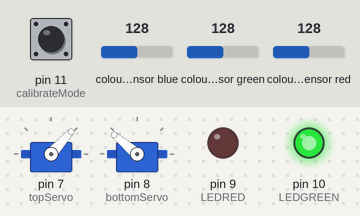
Bench run of a sketch on a simulated Arduino Nano, built with avr-gcc and run on an emulated ATmega328P. Shown: 2 × servo, output pins drawn as LEDs (lit = HIGH). Wiring (inferred from the names in the program): TCS3200 colour sensor: output pin 2; S2 pin 4; S3 pin 3; S0 pin 6; S1 pin 5. Inputs (shaded band) come from the test bench; at power-on: pin 11 (calibrateMode) LOW, colour sensor blue 128, colour sensor green 128, colour sensor red 128. EEPROM starts erased; pins used as bus, display or sensor lines are not drawn.

Above: at 1.2 s.
1.3 s: pin 11 (calibrateMode) pulled HIGH for 0.15 s
At 1.9 s:
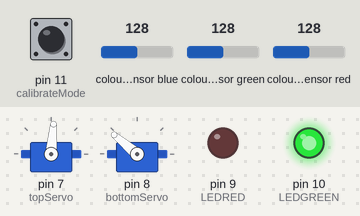
At 33.7 s:
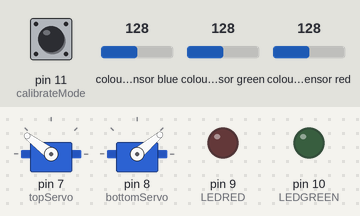
Timing chart, 0 to 34.0 s (numbered marks = the images above; inputs shaded):
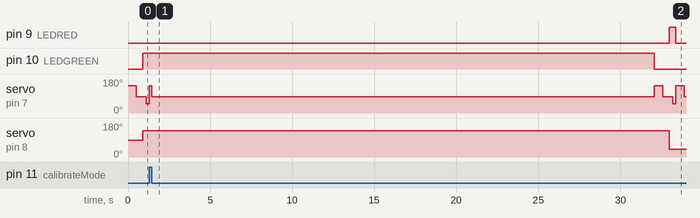

Measured:
- after the input at 1.3 s, pin 9 (LEDRED): LOW → HIGH after 31.7 s, → LOW 0.40 s later; servo on pin 8 (bottomServo): 140° → 40° after 31.7 s

The sketch:

MnM_Sorter.ino
```cpp
/*	Arduino MnM culling machine.
*
*	by William Taylor https://github.com/WMTaylor3/MnM-Sorter
*	inspired by similar project by Dejan Nedelkovski, www.HowToMechatronics.com
*
*/

//Additional Libraries
#include <Servo.h>	//Required for interface to top and bottom servos.
#include <EEPROM.h>	//Required for storing RGB values to the Arduinos non-volatile memory.

//Definitions and variables relating to the color sensing aspect of the project.
#define colorSensorContolS0 6
#define colorSensorContolS1 5
#define colorSensorContolS2 4
#define colorSensorContolS3 3
#define colorSensorOutput 2
#define calibrateMode 11
#define colorOffSet 10		//Amount to +/- the RGB values by to allow for a margin of error in scanning.
//NOTE TO SELF - Refactor functions to use these as local variables.
int redMinimum;
int redMaximum;
int greenMinimum;
int greenMaximum;
int blueMinimum;
int blueMaximum;

//Definitions relating to the LEDs on top of the device.
#define LEDRED 9
#define LEDGREEN 10

//Definitions and variables relating to the servo control aspect of the project.
#define posDrop 48
#define posScan 85
#define posRecieve 143
#define posReject 40
#define posAccept 140
Servo topServo;
Servo bottomServo;


/*
*	Setup function of the program. Runs once when the device is booted.
*	No inputs or outputs.
*/
void setup()
{
	//Set pinModes for the above definitions.
	pinMode(colorSensorContolS0, OUTPUT);
	pinMode(colorSensorContolS1, OUTPUT);
	pinMode(colorSensorContolS2, OUTPUT);
	pinMode(colorSensorContolS3, OUTPUT);
	pinMode(colorSensorOutput, INPUT);
	pinMode(LEDGREEN, OUTPUT);
	pinMode(LEDRED, OUTPUT);
	pinMode(calibrateMode, INPUT);

	//Configure color sensors frequency scaling to 20%
	digitalWrite(colorSensorContolS0, HIGH);
	digitalWrite(colorSensorContolS1, LOW);

	//Attach top and bottom servos to their pins on the Arduino.
	topServo.attach(7);
	bottomServo.attach(8);

	//Begin serial communication to computer (used for testing only)
	Serial.begin(9600);

	//Read the stored values from the non-volatile memory on the Arduino.
	ReadValuesFromEEPROM();
}

/*
*	Main function of the program. Runs as a loop until device is powered down.
*	No inputs or outputs.
*/
void loop()
{
	//Determine if 'Calibrate' button is being pressed, if so, call the calibrate function.
	if (digitalRead(calibrateMode) == HIGH)
	{
		calibrate();
	}//End if

	 //Set both LEDs to off state.
	digitalWrite(LEDRED, LOW);
	digitalWrite(LEDGREEN, LOW);

	//Set the top servos position to be ready to receive an MnM from the charger.
	topServo.write(posRecieve);
	delay(500);

	//Move the newly recieved MnM to the scanning position underneath the color sensor.
	topServo.write(posScan);

	//Call function to determine whether the MnM is to be accepted or rejected.
	multipleColorDetermination();

	switch (multipleColorDetermination())
	{
		//If the MnM is valid, flash the green LED, move the bottom servo to align with the acceptance pile.
	case true:
		digitalWrite(LEDGREEN, HIGH);
		bottomServo.write(posAccept);
		delay(200);
		break;
		//If the MnM is invalid, flash the red LED, move the bottom servo to align with the rejection pile.
	case false:
		digitalWrite(LEDRED, HIGH);
		bottomServo.write(posReject);
		delay(200);
		break;
	}//End switch

	 //Move the top servo to align with the fallthrough point.
	topServo.write(posDrop);
	delay(200);
}

/*
*	Function for determining the final validity of the MnM.
*	Takes no input parameters.
*	Returns a boolean value representing whether the MnM is to be accepted (true) or rejected (false).
*	Operates by conducting five seperate scans of the MnM, if all result to false, return false. If all result to true, returns true.
*/
bool multipleColorDetermination()
{
	//Variable declaration.
	bool check[5];	// Stores the values of the five checks.

					//Loop until all 5 checks coalesce on a single value.
	while (true)
	{
		//Conduct five checks, 10 milliseconds apart.
		for (int i = 0; i < 5; i++)
		{
			check[i] = singleColorDetermination();
			delay(10);
		}//End for loop

		 //If all checks are true, return true. If all checks are false, return false. Otherwise, repeat loop.
		if (check[0] && check[1] && check[2] && check[3] && check[4])
		{
			return true;
		}//End if
		else if (!check[0] && !check[1] && !check[2] && !check[3] && !check[4])
		{
			return false;
		}//End if
	}//End while loop
}

/*
*	Function for determining the single validity of the MnM.
*	Takes no input parameters.
*	Returns a boolean value representing whether the MnM is to be accepted (true) or rejected (false).
*	Operates by conducting a single scan of the MnM. Is called five times from the multipleColorDetermination function.
*/
bool singleColorDetermination()
{
	//Variables declaration.
	int Red = 0;	//Stores the red value from the photodiode.
	int Green = 0;	//Stores the green value from the photodiode.
	int Blue = 0;	//Stores the blue value from the photodiode.

					//Configure the color sensor to read from the red photodiodes.
	digitalWrite(colorSensorContolS2, LOW);
	digitalWrite(colorSensorContolS3, LOW);
	//Read the red value.
	Red = pulseIn(colorSensorOutput, LOW);
	delay(10);

	//Configure the color sensor to read from the green photodiodes.
	digitalWrite(colorSensorContolS2, HIGH);
	digitalWrite(colorSensorContolS3, HIGH);
	//Read the green value.
	Green = pulseIn(colorSensorOutput, LOW);
	delay(10);

	//Configure the color sensor to read from the blue photodiodes.
	digitalWrite(colorSensorContolS2, LOW);
	digitalWrite(colorSensorContolS3, HIGH);
	//Read the blue value.
	Blue = pulseIn(colorSensorOutput, LOW);
	delay(10);

	//If the color values of the MnM are within the permissable range, return true, otherwise return false.
	if (Red >= redMinimum & Red <= redMaximum & Green >= greenMinimum & Green <= greenMaximum & Blue >= blueMinimum & Blue <= blueMaximum)
	{
		return false;
	}
	else
	{
		return true;
	}
}

/*
*	Function for calibrating the scanner, teaching it which MnM to accept or reject.
*	Takes no input parameters.
*	Operates by scanning the MnM multiple times, with a slight delay between each scan. These values are stored for comparison against in other functions.
*/
void calibrate()
{
	//Variable decalaration.
	int scannedNumber = 0;	//Number scanned from the MnM.

							//Sets the values to the opposite maximums possible so they are overwritten immediatly.
	redMinimum = 254;
	redMaximum = 1;
	greenMinimum = 254;
	greenMaximum = 1;
	blueMinimum = 254;
	blueMaximum = 1;

	//While the calibrate button is being held, keep the top servo at the position to recieve an MnM from the charger.
	while (digitalRead(calibrateMode) == HIGH)
	{
		topServo.write(posRecieve);
	}//End while

	 //Once the calibrate button has been released, move the top servo to the scanning position.
	topServo.write(posScan);

	//Conduct 1010 scanns of the MnM, discount the first 10 as the scanner needs time to return to base line after the servo has moved the MnM underneath it.
	for (int i = 0; i < 1010; i++)
	{
		if (i >= 10)
		{
			//Read Red values, set photodiode accordingly and store value in scannedNumber.
			digitalWrite(colorSensorContolS2, LOW);
			digitalWrite(colorSensorContolS3, LOW);
			scannedNumber = pulseIn(colorSensorOutput, LOW);
			//If the number is lower than the minimum or greater than the maximum, replace the appropriate value with the newly scanned one.
			if (scannedNumber < redMinimum)
			{
				redMinimum = scannedNumber;
			}//End if
			if (scannedNumber > redMaximum)
			{
				redMaximum = scannedNumber;
			}//End if
			delay(10);

			//Read Green values, set photodiode accordingly and store value in scannedNumber.
			digitalWrite(colorSensorContolS2, HIGH);
			digitalWrite(colorSensorContolS3, HIGH);
			scannedNumber = pulseIn(colorSensorOutput, LOW);
			//If the number is lower than the minimum or greater than the maximum, replace the appropriate value with the newly scanned one.
			if (scannedNumber < greenMinimum)
			{
				greenMinimum = scannedNumber;
			}//End if
			if (scannedNumber > greenMaximum)
			{
				greenMaximum = scannedNumber;
			}//End if
			delay(10);

			//Read Blue values, set photodiode accordingly and store value in scannedNumber.
			digitalWrite(colorSensorContolS2, LOW);
			digitalWrite(colorSensorContolS3, HIGH);
			scannedNumber = pulseIn(colorSensorOutput, LOW);
			//If the number is lower than the minimum or greater than the maximum, replace the appropriate value with the newly scanned one.
			if (scannedNumber < blueMinimum)
			{
				blueMinimum = scannedNumber;
			}//End if
			if (scannedNumber > blueMaximum)
			{
				blueMaximum = scannedNumber;
			}//End if
			delay(10);
		}
		else
		{
			delay(30);
		}//End else
	}//End for loop.

	 //Give each value an additional five units of headroom to ensure MnMs are scanned without error.
	redMinimum -= colorOffSet;
	redMaximum += colorOffSet;
	greenMinimum -= colorOffSet;
	greenMaximum += colorOffSet;
	blueMinimum -= colorOffSet;
	blueMaximum += colorOffSet;

	//Store the newly read values to the Arduinos non-volatile memory.
	StoreValuesToEEPROM();
}

/*
*	Function for storing the color values to the Arduinos EEPROM where they will survive power cycles.
*	Takes no input parameters.
*/
void StoreValuesToEEPROM()
{
	EEPROM.write(10, redMinimum);
	EEPROM.write(20, redMaximum);
	EEPROM.write(30, greenMinimum);
	EEPROM.write(40, greenMaximum);
	EEPROM.write(50, blueMinimum);
	EEPROM.write(60, blueMaximum);
}

/*
*	Reads new values from EEPROM and into the global variables.
*	Takes no input parameters.
*	Is called once upon the device powering up.
*/
void ReadValuesFromEEPROM()
{
	redMinimum = EEPROM.read(10);
	redMaximum = EEPROM.read(20);
	greenMinimum = EEPROM.read(30);
	greenMaximum = EEPROM.read(40);
	blueMinimum = EEPROM.read(50);
	blueMaximum = EEPROM.read(60);
}
```
